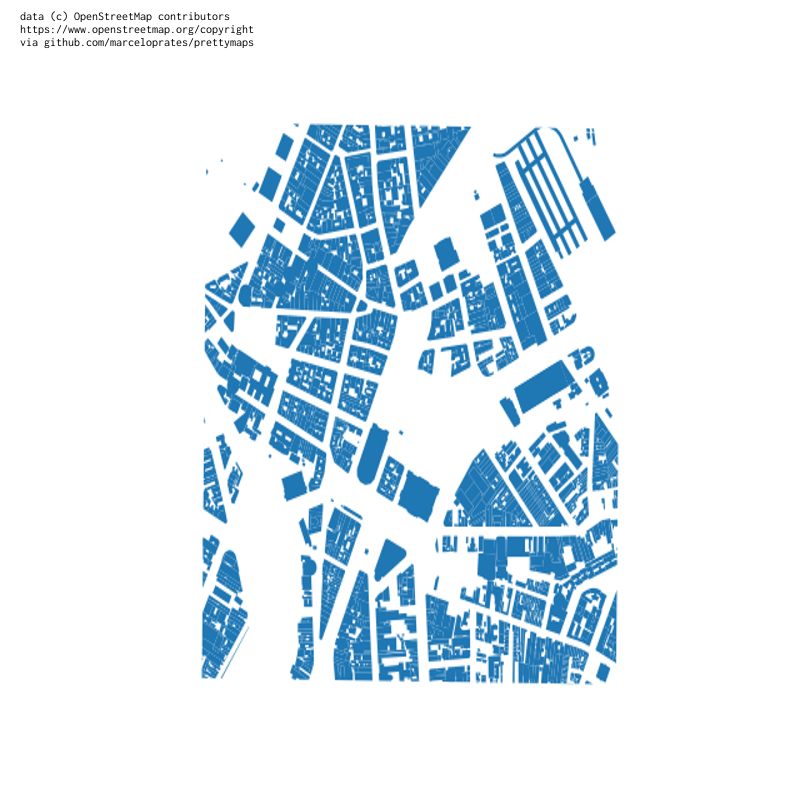

This figure's Python source:
import prettymaps
import py5

place = "Sé, São Paulo, SP, Brasil"
plot = prettymaps.plot(place)
buildings = plot.geodataframes['building'].plot()
_ = buildings.axis('off')

message = 'data (c) OpenStreetMap contributors\n'\
          'https://www.openstreetmap.org/copyright\n'\
          'via github.com/marceloprates/prettymaps'

def setup():
    py5.size(800, 800)
    
    img = py5.convert_image(buildings.figure)
    py5.image(img, 0, 0, py5.width, py5.height)
    py5.fill(0)
    py5.text_font(py5.create_font('Inconsolata', 12))
    py5.text(message, 20, 20)
    py5.save_frame('out.png')
    
    
py5.run_sketch(block=False)
